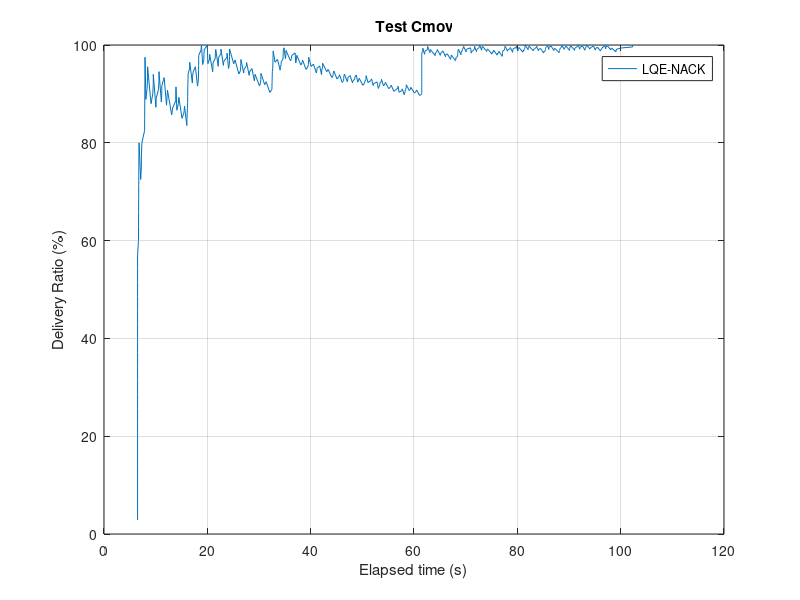
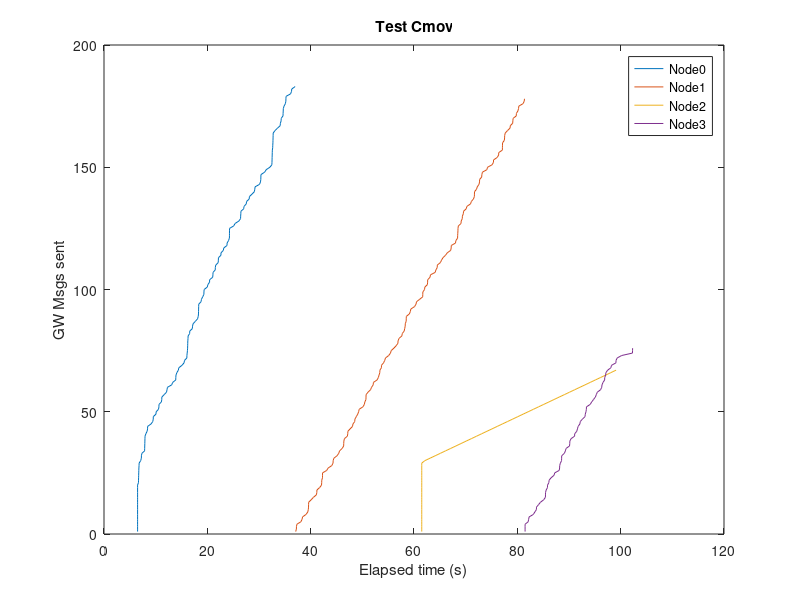
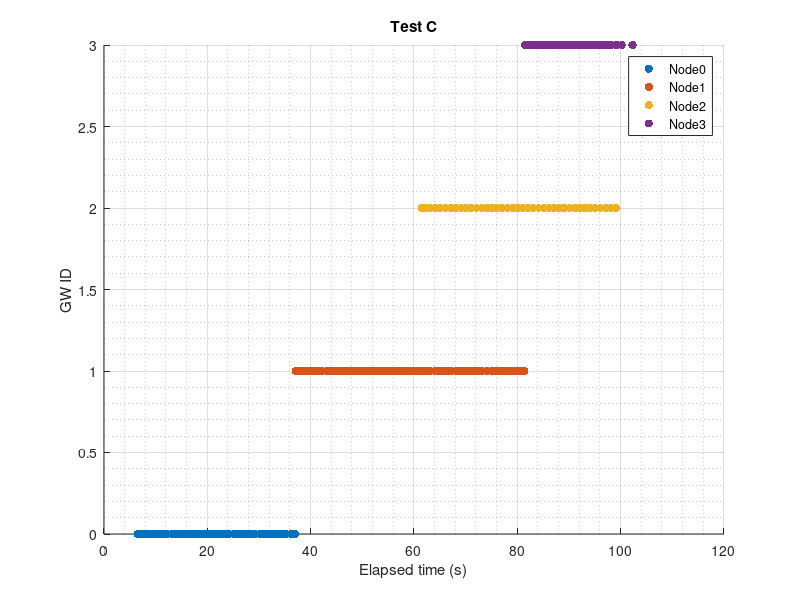

Here is the MATLAB script that generated these plots, in order:
%% Calculate Redudant Overhead 
close all; clear;clc; 
Nnodes=5;   %N� nodes generating msgs every second
maxT_sen=100;    %Time when nodes stop generating msgs+1


%% 

% Node[0]
%n0_sentNACK=textread('GwTimeRec.txt','%s');
name_rec=textread('ReachedGwName.txt','%s');
%
time_recC = fopen('GwTimeRec.txt','r');    %Name of the file with the receveid times
formatSpec = '%f';
time_rec = fscanf(time_recC,formatSpec);
fclose(time_recC);
%
%
i=1;
j=1;
countNACK=0;
gg=0;
while i<length(name_rec)
    j=i;
    while j<length(name_rec)
        if (strcmp(name_rec(i),name_rec(j)) && i~=j && ~strcmp(name_rec(i),{''}))
            %name_rec(i);          
            countNACK=countNACK+1;
            %name_rec(j)={''};
            %display('if');
            
            time_rec(j)=[];
            name_rec(j)=[];
        %end 
        else
            j=j+1;
        end
        %display('while2');
    end
    i=i+1;
    %display('while1');
end
display('ok');
%
count=1:1:length(time_rec);
i=1;
j=1;
while i<length(time_rec)+1
    j=fix(time_rec(i))+1;
    if fix(time_rec(i))>=maxT_sen
        j=maxT_sen;
    end
    drGW(i)=count(i)/(Nnodes*j)*100;
    i=i+1;
end
display('End calc DR')
plot(time_rec,drGW)
xlabel('Elapsed time (s)');
ylabel('Delivery Ratio (%)');
title('Test Cmov');
legend('LQE-NACK');
grid on;
%
hold off;
savefig('plotC_DR_GW')
display('Success:');
drGW(length(drGW))
display('Data Overhead:');
countNACK

%% 
%Verificar nº de gws
% % %
% Node[0]
%n0_sentNACK=textread('GwTimeRec.txt','%s');
name_recs=textread('ReachedGwSpcs.txt','%s');
%
name_recss=name_recs;
name_recsDoub=str2double(name_recs);
%
i=1;
j=1;
countREP=0;
gg=0;
%gw=1:1:Nnodes;
while i<length(name_recs)
    j=i;
    while j<length(name_recs)
        if (strcmp(name_recs(i),name_recs(j)) && i~=j && ~strcmp(name_recs(i),{''}))
            %name_rec(i);          
            countREP=countREP+1;    %counts how many times theres a repetition
            name_recs(j);
            %i
            %gw(name_recsDoub(i)+1)=gw(name_recsDoub(i)+1)+1
            name_recs(j)=[];
            name_recsDoub(j)=[];
           % gw(name_recs(i))=gw(name_recs(i))+1
        %end       
        else
            j=j+1;
        %display('while2');
        end
    end
    i=i+1;
    %display('while1');
end
display('Number of gws:');
length(name_recs)-1

%% Plot gw sending over time
figure
% %0
gw_rec0=textread('GwTimeRec00.txt','%s');
gw_re0=str2double(gw_rec0);
countgw_re0=1:1:length(gw_rec0);
plot(gw_re0, countgw_re0);
hold on;
%1
gw_rec1=textread('GwTimeRec01.txt','%s');
gw_re1=str2double(gw_rec1);
countgw_re1=1:1:length(gw_rec1);
plot(gw_re1, countgw_re1);
hold on;
% 2
gw_rec2=textread('GwTimeRec02.txt','%s');
gw_re2=str2double(gw_rec2);
countgw_re2=1:1:length(gw_rec2);
plot(gw_re2, countgw_re2);
hold on;
%3
gw_rec3=textread('GwTimeRec03.txt','%s');
gw_re3=str2double(gw_rec3);
countgw_re3=1:1:length(gw_rec3);
plot(gw_re3, countgw_re3);
hold on;
% %4
% gw_rec4=textread('GwTimeRec04.txt','%s');
% gw_re4=str2double(gw_rec4);
% countgw_re4=1:1:length(gw_rec4);
% plot(gw_re4, countgw_re4);
% hold on;
% %5
% gw_rec5=textread('GwTimeRec05.txt','%s');
% gw_re5=str2double(gw_rec5);
% countgw_re5=1:1:length(gw_rec5);
% plot(gw_re5, countgw_re5);
% hold on;
%6
% gw_rec6=textread('GwTimeRec06.txt','%s');
% gw_re6=str2double(gw_rec6);
% countgw_re6=1:1:length(gw_rec6);
% plot(gw_re6, countgw_re6);
% hold on;
% %7
% gw_rec7=textread('GwTimeRec07.txt','%s');
% gw_re7=str2double(gw_rec7);
% countgw_re7=1:1:length(gw_rec7);
% plot(gw_re7, countgw_re7);
% hold on;
% %8
% gw_rec8=textread('GwTimeRec08.txt','%s');
% gw_re8=str2double(gw_rec8);
% countgw_re8=1:1:length(gw_rec8);
% plot(gw_re8, countgw_re8);
% hold on;
% % %9
% gw_rec9=textread('GwTimeRec09.txt','%s');
% gw_re9=str2double(gw_rec9);
% countgw_re9=1:1:length(gw_rec9);
% plot(gw_re9, countgw_re9,'Linewidth',2);
% hold on;
% %10
% gw_rec10=textread('GwTimeRec10.txt','%s');
% gw_re10=str2double(gw_rec10);
% countgw_re10=1:1:length(gw_rec10);
% plot(gw_re10, countgw_re10,'Linewidth',2);
% hold on;
%end
xlabel('Elapsed time (s)');
ylabel('GW Msgs sent');
title('Test Cmov');
% legend('Node0','Node1', 'Node2');
legend('Node0','Node1','Node2','Node3');
savefig('GwsNo')
%%
figure
%0
gw_rec0=textread('GwTimeRec00.txt','%s');
gw_re0=str2double(gw_rec0);
countgw_re0=zeros(length(gw_rec0),1);
scatter(gw_re0, countgw_re0, 'filled');
hold on;
%1
gw_rec1=textread('GwTimeRec01.txt','%s');
gw_re1=str2double(gw_rec1);
countgw_re1=1+zeros(length(gw_rec1),1);
scatter(gw_re1, countgw_re1, 'filled');
hold on;
%2
gw_rec2=textread('GwTimeRec02.txt','%s');
gw_re2=str2double(gw_rec2);
countgw_re2=2+zeros(length(gw_rec2),1);
scatter(gw_re2, countgw_re2, 'filled');
hold on;
%3
gw_rec3=textread('GwTimeRec03.txt','%s');
gw_re3=str2double(gw_rec3);
countgw_re3=3+zeros(length(gw_rec3),1);
scatter(gw_re3, countgw_re3, 'filled');
hold on;
% %4
% gw_rec4=textread('GwTimeRec04.txt','%s');
% gw_re4=str2double(gw_rec4);
% countgw_re4=4+zeros(length(gw_rec4),1);
% scatter(gw_re4, countgw_re4, 'filled');
% hold on;

xlabel('Elapsed time (s)');
ylabel('GW ID');
title('Test C');
% legend('Node0','Node1','Node2');
legend('Node0','Node1','Node2','Node3');
grid on
grid minor
savefig('GesTemp')

%
axis([0 110 0 4])
set(gca,'ytick',[0 1 2 3])

%%
%sum of hops
gw_hop=textread('GwMsgHops.txt','%s');
gw_hops=str2double(gw_hop);

h=1;
sum=0;
while h<length(gw_hops)+1
    sum=sum+gw_hops(h);
    h=h+1;
end
display('Total hops:');
sum